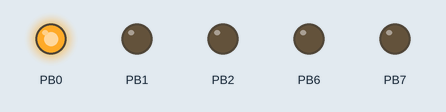
The program below on a simulated ATmega8, built with avr-gcc and emulated at 16 MHz. Shown: output pins drawn as LEDs (lit = HIGH).

Above: at 0.1 s.
Timing chart, 0 to 1.6 s (numbered marks = the images above):
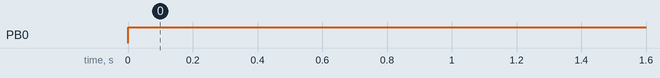

The program:

main.c
```c
/*
 * ATmega8A.c
 *
 * Created: 2019-02-27 오전 1:52:32
 * Author : 임경빈
 */
#define F_CPU 16000000
#include <avr/io.h>
#include<util/delay.h>
void spi_send(unsigned char b)
{
	SPDR = b;
	while (!(SPSR & 0x80))
	{
	}
}
void lcd_instruction(unsigned char ins)
{
	spi_send(0b11111000);
	spi_send(ins & 0xf0);
	spi_send(ins << 4);
	_delay_us(72);
}
void lcd_data(unsigned char data)
{
	spi_send(0b11111010);
	spi_send(data & 0xf0);
	spi_send(data << 4);
	_delay_us(72);
}
void lcd_set_cursor(unsigned char line, unsigned char col)
{
	unsigned char d = 0x80 + col;
	if (line & 1)
	{
		d |= 0x10;
	}
	if (line & 2)
	{
		d |= 0x8;
	}
	lcd_instruction(d);
}
void lcd_clear()
{
	lcd_instruction(0b00000001);
	_delay_us(2);
}
void lcd_reset()
{
	PORTB &= ~0x01;
	_delay_ms(1);
	PORTB |= 0x01;
	_delay_us(10);
	lcd_instruction(0b00110000);
	lcd_instruction(0b00001100);
	lcd_clear();
	_delay_us(10);
	lcd_instruction(0b00000110);
}
char string_1[] = { "Hello, World!"};
void lcd_send_str_p(char *str)
{
	unsigned char p;
	while (str[++p] != '\0')
	{
		lcd_data(str[p]);
		p++;
	}
}
int main(void)
{
	DDRB=0xff;
	SPCR = 0b01011101;
	SPSR = 0b00000001;
	lcd_reset();
	int c,i;

	while(1)
	{
	   lcd_clear();
	   lcd_instruction(0x80);
	   for (int atx=0x00;atx<=0xF8;atx++)
	   {
		   for(int i=0;i<=256;i++)
		   {
			   lcd_data(atx);
			   lcd_data(i);
			   _delay_ms(10);
		   }
		   	   _delay_ms(100);
	   }

	}
}
```

Measured:
- by itself, PB0: LOW → HIGH at 0.00 s
